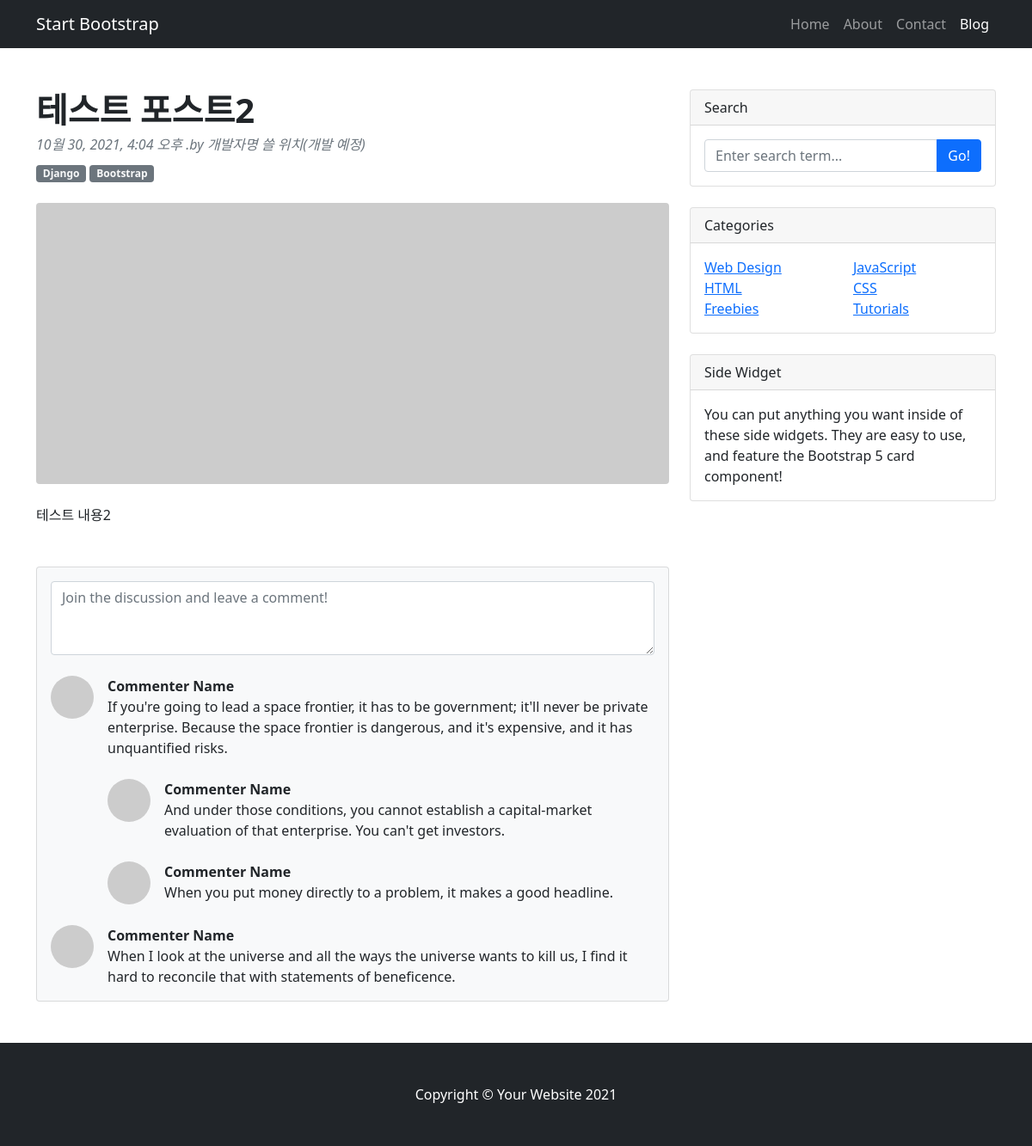
The app's page /blog/2/ with its own data.
### blog/models.py (models this page shows, shortened)
class Post(models.Model):
    title = models.CharField(max_length=50)
    content = models.TextField()
    created_at = models.DateTimeField(auto_now_add=True)
    updated_at = models.DateTimeField(auto_now=True)

### blog/views.py (the view)
# urls.py: path('<int:pk>/', views.PostDetail.as_view(), name='detail'),
class PostDetail(DetailView):
    model = Post
    template_name = 'blog/single_post_page.html'

### templates/blog/single_post_page.html (shortened to what this page needs)
<!DOCTYPE html>
{% load static %}
<html lang="ko">
<head>
    <link rel="stylesheet" href="{% static 'bootstrap.min.css' %}" type="text/css">
</head>
<body>
<nav class="navbar navbar-expand-lg navbar-dark bg-dark">
    <div class="container">
        <a class="navbar-brand" href="#!">Start Bootstrap</a>
        <div class="navbar-collapse collapse" id="navbarSupportedContent" style="">
            <ul class="navbar-nav ms-auto mb-2 mb-lg-0">
                <li class="nav-item"><a class="nav-link" href="#">Home</a></li>
                <li class="nav-item"><a class="nav-link" href="#!">About</a></li>
                <li class="nav-item"><a class="nav-link" href="#!">Contact</a></li>
                <li class="nav-item"><a class="nav-link active" aria-current="page" href="#">Blog</a></li>
            </ul>
        </div>
    </div>
</nav>
<div class="container mt-5">
    <div class="row">
        <div class="col-lg-8">
            <article>
                <header class="mb-4">
                    <h1 class="fw-bolder mb-1">{{ post.title }}</h1>
                    <div class="text-muted fst-italic mb-2">{{ post.created_at }} .by 개발자명 쓸 위치(개발 예정)</div>
                    <a class="badge bg-secondary text-decoration-none link-light" href="#!">Django</a>
                    <a class="badge bg-secondary text-decoration-none link-light" href="#!">Bootstrap</a>
                </header>
                <figure class="mb-4"><img class="img-fluid rounded"
                                          src="https://dummyimage.com/900x400/ced4da/6c757d.jpg" alt="..."></figure>
                <section class="mb-5">
                    <a>{{ post.content }}</a>
                </section>
            </article>
            <section class="mb-5">
                <div class="card bg-light">
                    <div class="card-body">
                        <form class="mb-4"><textarea class="form-control" rows="3"
                                                     placeholder="Join the discussion and leave a comment!"></textarea>
                        </form>
                        <div class="d-flex mb-4">
                            <div class="flex-shrink-0"><img class="rounded-circle"
                                                            src="https://dummyimage.com/50x50/ced4da/6c757d.jpg"
                                                            alt="..."></div>
                            <div class="ms-3">
                                <div class="fw-bold">Commenter Name</div>
                                If you're going to lead a space frontier, it has to be government; it'll never be
                                private enterprise. Because the space frontier is dangerous, and it's expensive, and it
                                has unquantified risks.
                                <div class="d-flex mt-4">
                                    <div class="flex-shrink-0"><img class="rounded-circle"
                                                                    src="https://dummyimage.com/50x50/ced4da/6c757d.jpg"
                                                                    alt="..."></div>
                                    <div class="ms-3">
                                        <div class="fw-bold">Commenter Name</div>
                                        And under those conditions, you cannot establish a capital-market evaluation of
                                        that enterprise. You can't get investors.
                                    </div>
                                </div>
                                <div class="d-flex mt-4">
                                    <div class="flex-shrink-0"><img class="rounded-circle"
                                                                    src="https://dummyimage.com/50x50/ced4da/6c757d.jpg"
                                                                    alt="..."></div>
                                    <div class="ms-3">
                                        <div class="fw-bold">Commenter Name</div>
                                        When you put money directly to a problem, it makes a good headline.
                                    </div>
                                </div>
                            </div>
                        </div>
                        <div class="d-flex">
                            <div class="flex-shrink-0"><img class="rounded-circle"
                                                            src="https://dummyimage.com/50x50/ced4da/6c757d.jpg"
                                                            alt="..."></div>
                            <div class="ms-3">
                                <div class="fw-bold">Commenter Name</div>
                                When I look at the universe and all the ways the universe wants to kill us, I find it
                                hard to reconcile that with statements of beneficence.
                            </div>
                        </div>
                    </div>
                </div>
            </section>
        </div>
        <div class="col-lg-4">
            <div class="card mb-4">
                <div class="card-header">Search</div>
                <div class="card-body">
                    <div class="input-group">
                        <input class="form-control" type="text" placeholder="Enter search term..."
                               aria-label="Enter search term..." aria-describedby="button-search">
                        <button class="btn btn-primary" id="button-search" type="button">Go!</button>
                    </div>
                </div>
            </div>
            <div class="card mb-4">
                <div class="card-header">Categories</div>
                <div class="card-body">
                    <div class="row">
                        <div class="col-sm-6">
                            <ul class="list-unstyled mb-0">
                                <li><a href="#!">Web Design</a></li>
                                <li><a href="#!">HTML</a></li>
                                <li><a href="#!">Freebies</a></li>
                            </ul>
                        </div>
                        <div class="col-sm-6">
                            <ul class="list-unstyled mb-0">
                                <li><a href="#!">JavaScript</a></li>
                                <li><a href="#!">CSS</a></li>
                                <li><a href="#!">Tutorials</a></li>
                            </ul>
                        </div>
                    </div>
                </div>
            </div>
            <div class="card mb-4">
                <div class="card-header">Side Widget</div>
                <div class="card-body">You can put anything you want inside of these side widgets. They are easy to use,
                    and feature the Bootstrap 5 card component!
                </div>
            </div>
        </div>
    </div>
</div>
<footer class="py-5 bg-dark">
    <div class="container"><p class="m-0 text-center text-white">Copyright © Your Website 2021</p></div>
</footer>
</body>
</html>

### records on screen
Post: title "테스트 포스트2", created_at "10월 30, 2021, 4:04 오후", content "테스트 내용2"
